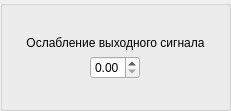
   <widget class="QGroupBox" name="attenuation">
    <property name="geometry">
     <rect>
      <x>651</x>
      <y>130</y>
      <width>231</width>
      <height>111</height>
     </rect>
    </property>
    <property name="title">
     <string/>
    </property>
    <widget class="QWidget" name="verticalLayoutWidget_10">
     <property name="geometry">
      <rect>
       <x>10</x>
       <y>10</y>
       <width>211</width>
       <height>95</height>
      </rect>
     </property>
     <layout class="QVBoxLayout" name="verticalLayout_3">
      <item>
       <spacer name="verticalSpacer_7">
        <property name="orientation">
         <enum>Qt::Vertical</enum>
        </property>
        <property name="sizeHint" stdset="0">
         <size>
          <width>20</width>
          <height>40</height>
         </size>
        </property>
       </spacer>
      </item>
      <item>
       <widget class="QLabel" name="label_3">
        <property name="text">
         <string>Ослабление выходного сигнала</string>
        </property>
        <property name="alignment">
         <set>Qt::AlignCenter</set>
        </property>
       </widget>
      </item>
      <item alignment="Qt::AlignHCenter">
       <widget class="QDoubleSpinBox" name="attSignal">
        <property name="minimumSize">
         <size>
          <width>50</width>
          <height>0</height>
         </size>
        </property>
        <property name="maximumSize">
         <size>
          <width>50</width>
          <height>16777215</height>
         </size>
        </property>
        <property name="correctionMode">
         <enum>QAbstractSpinBox::CorrectToNearestValue</enum>
        </property>
        <property name="maximum">
         <double>8.000000000000000</double>
        </property>
        <property name="singleStep">
         <double>0.250000000000000</double>
        </property>
       </widget>
      </item>
      <item>
       <spacer name="verticalSpacer_9">
        <property name="orientation">
         <enum>Qt::Vertical</enum>
        </property>
        <property name="sizeHint" stdset="0">
         <size>
          <width>20</width>
          <height>40</height>
         </size>
        </property>
       </spacer>
      </item>
     </layout>
    </widget>
   </widget>
